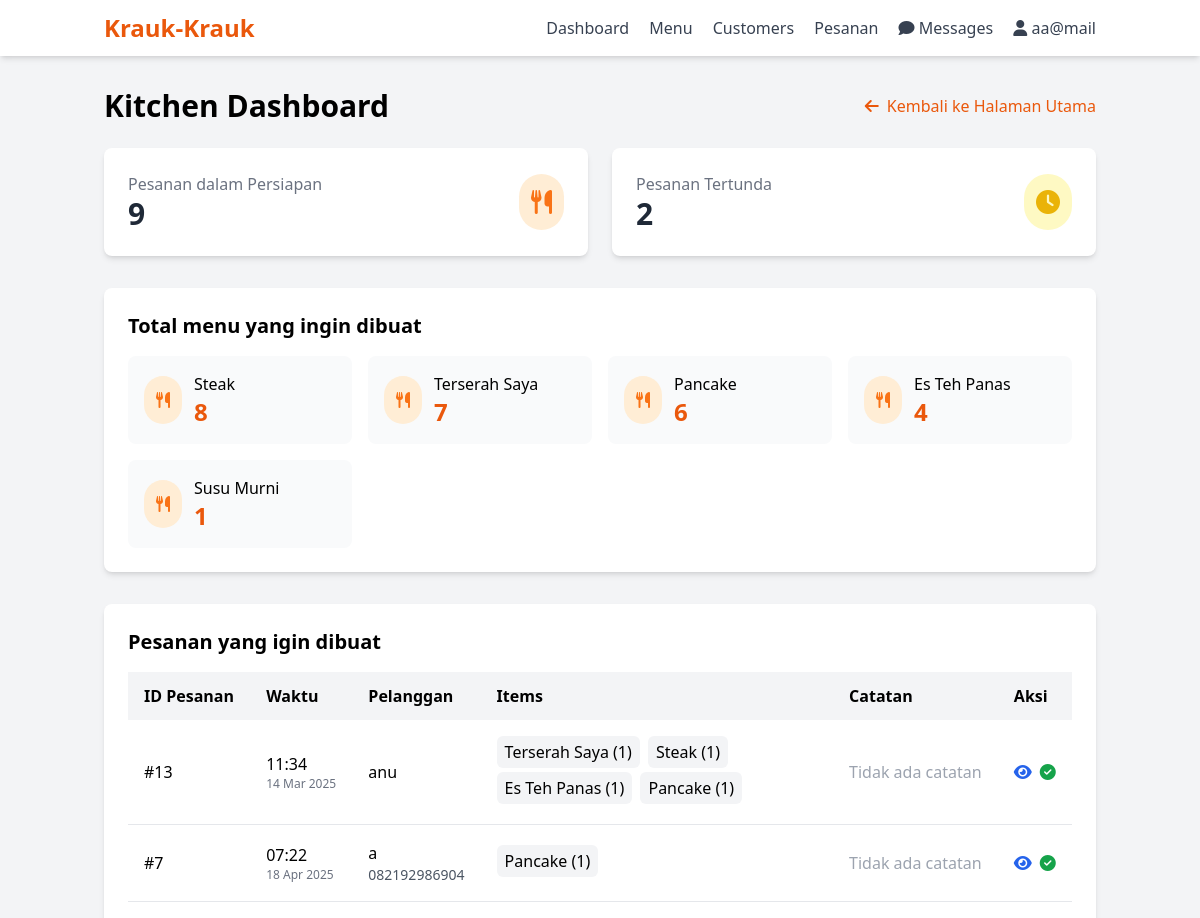
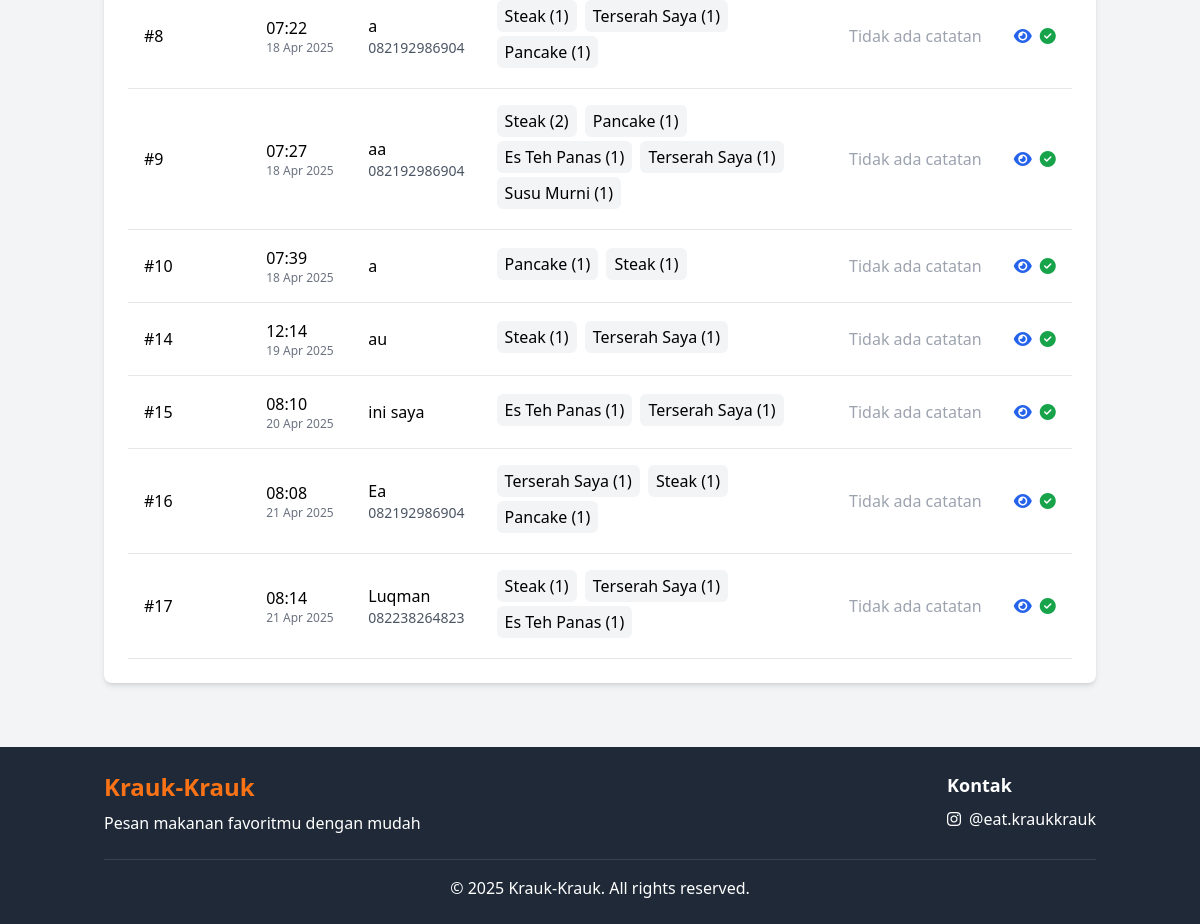
/admin/kitchen_orders.php (signed in), run on the app's committed database (2 pictures, top to bottom).
### tables this page shows
CREATE TABLE `menu` (
  `id` int NOT NULL,
  `nama` varchar(255) NOT NULL,
  `deskripsi` text NOT NULL,
  `gambar` varchar(255) NOT NULL,
  `harga` decimal(10,2) NOT NULL,
  `stok` int NOT NULL DEFAULT '0'
);

CREATE TABLE `pesanan` (
  `id` int NOT NULL,
  `id_customer` int NOT NULL,
  `total_harga` decimal(10,2) NOT NULL,
  `status` enum('Menunggu Konfirmasi','Diterima','Diproses','Diperjalanan','Telah Sampai','Dibatalkan Olen Penjual','Gagal') NOT NULL DEFAULT 'Menunggu Konfirmasi',
  `bukti_pembayaran` varchar(255) DEFAULT NULL,
  `waktu_pemesanan` timestamp NOT NULL DEFAULT CURRENT_TIMESTAMP,
  `nama_pemesan` varchar(100) NOT NULL,
  `alamat_pemesan` text NOT NULL,
  `notes` text,
  `latitude` decimal(10,8) DEFAULT NULL,
  `longitude` decimal(11,8) DEFAULT NULL
);

CREATE TABLE `akun` (
  `id` int NOT NULL,
  `email` varchar(255) NOT NULL,
  `password` varchar(255) NOT NULL,
  `admin_value` tinyint(1) NOT NULL DEFAULT '0',
  `created_at` timestamp NOT NULL DEFAULT CURRENT_TIMESTAMP,
  `no_telp` varchar(20) DEFAULT NULL
);

### admin/kitchen_orders.php (the view, shortened to what this page needs)
<?php
require_once '../includes/header.php';
$stmt = $pdo->prepare("
    SELECT p.*, a.email, a.no_telp,
           GROUP_CONCAT(CONCAT(m.nama, ' (', pd.jumlah, ')') SEPARATOR ', ') as menu_items
    FROM pesanan p
    JOIN akun a ON p.id_customer = a.id
    JOIN pesanan_detail pd ON p.id = pd.id_pesanan
    JOIN menu m ON pd.id_menu = m.id
    WHERE p.status IN ('Diterima','Diproses')
    GROUP BY p.id
    ORDER BY p.waktu_pemesanan ASC
");
$stmt->execute();
$orders = $stmt->fetchAll();
$stmt = $pdo->query("SELECT COUNT(*) as total FROM pesanan WHERE status IN ('Diterima','Diproses')");
$inProcessOrders = $stmt->fetch()['total'];
$stmt = $pdo->query("SELECT COUNT(*) as total FROM pesanan WHERE status = 'Menunggu Konfirmasi'");
$pendingOrders = $stmt->fetch()['total'];
$stmt = $pdo->query("
    SELECT m.id, m.nama, SUM(pd.jumlah) as total_ordered
    FROM pesanan_detail pd
    JOIN menu m ON pd.id_menu = m.id
    JOIN pesanan p ON pd.id_pesanan = p.id
    WHERE p.status IN ('Diterima', 'Diproses')
    GROUP BY m.id, m.nama
    ORDER BY total_ordered DESC
");
$menuTotals = $stmt->fetchAll();
?>
<div class="container mx-auto px-4 py-8">
    <div class="flex justify-between items-center mb-6">
        <h1 class="text-3xl font-bold">Kitchen Dashboard</h1>
        <a href="dashboard.php" class="text-orange-600 hover:underline inline-flex items-center">
            <i class="fas fa-arrow-left mr-2"></i> Kembali ke Halaman Utama
        </a>
    </div>
    <div class="grid grid-cols-1 md:grid-cols-2 gap-6 mb-8">
        <div class="bg-white rounded-lg shadow-md p-6">
            <div class="flex items-center justify-between">
                <div>
                    <h2 class="text-gray-500">Pesanan dalam Persiapan</h2>
                    <p class="text-3xl font-bold text-gray-800"><?= $inProcessOrders ?></p>
                </div>
                <div class="bg-orange-100 p-3 rounded-full">
                    <i class="fas fa-utensils text-2xl text-orange-500"></i>
                </div>
            </div>
        </div>
        <div class="bg-white rounded-lg shadow-md p-6">
            <div class="flex items-center justify-between">
                <div>
                    <h2 class="text-gray-500">Pesanan Tertunda</h2>
                    <p class="text-3xl font-bold text-gray-800"><?= $pendingOrders ?></p>
                </div>
                <div class="bg-yellow-100 p-3 rounded-full">
                    <i class="fas fa-clock text-2xl text-yellow-500"></i>
                </div>
            </div>
        </div>
    </div>
    <div class="bg-white rounded-lg shadow-md p-6 mb-8">
        <h2 class="text-xl font-bold mb-4">Total menu yang ingin dibuat</h2>
        <?php if (empty($menuTotals)): ?>
        <div class="text-center py-8">
            <i class="fas fa-hamburger text-gray-300 text-5xl mb-4"></i>
            <p class="text-gray-500">Tidak ada menu yang ingin dibuat</p>
        </div>
        <?php else: ?>
        <div class="grid grid-cols-2 md:grid-cols-3 lg:grid-cols-4 gap-4">
            <?php foreach ($menuTotals as $item): ?>
            <div class="bg-gray-50 rounded-lg p-4 flex items-center">
                <div class="bg-orange-100 p-3 rounded-full mr-3">
                    <i class="fas fa-utensils text-orange-500"></i>
                </div>
                <div>
                    <h3 class="font-medium"><?= htmlspecialchars($item['nama']) ?></h3>
                    <p class="text-2xl font-bold text-orange-600"><?= $item['total_ordered'] ?></p>
                </div>
            </div>
            <?php endforeach; ?>
        </div>
        <?php endif; ?>
    </div>
    <div class="bg-white rounded-lg shadow-md p-6 mb-8">
        <h2 class="text-xl font-bold mb-4">Pesanan yang igin dibuat</h2>
        <?php if (empty($orders)): ?>
        <div class="text-center py-8">
            <i class="fas fa-utensils text-gray-300 text-5xl mb-4"></i>
            <p class="text-gray-500">Tidak ada pesanan yang ingin dibuat</p>
        </div>
        <?php else: ?>
        <div class="overflow-x-auto">
            <table class="min-w-full">
                <thead>
                    <tr class="bg-gray-100">
                        <th class="py-3 px-4 text-left">ID Pesanan</th>
                        <th class="py-3 px-4 text-left">Waktu</th>
                        <th class="py-3 px-4 text-left">Pelanggan</th>
                        <th class="py-3 px-4 text-left">Items</th>
                        <th class="py-3 px-4 text-left">Catatan</th>
                        <th class="py-3 px-4 text-left">Aksi</th>
                    </tr>
                </thead>
                <tbody>
                    <?php foreach ($orders as $order): ?>
                    <tr class="border-b hover:bg-gray-50">
                        <td class="py-4 px-4 font-medium">#<?= $order['id'] ?></td>
                        <td class="py-4 px-4">
                            <?= date('H:i', strtotime($order['waktu_pemesanan'])) ?>
                            <div class="text-xs text-gray-500">
                                <?= date('d M Y', strtotime($order['waktu_pemesanan'])) ?>
                            </div>
                        </td>
                        <td class="py-4 px-4">
                            <div>
                                <p class="font-medium"><?= htmlspecialchars($order['nama_pemesan'] ?? '') ?></p>
                                <p class="text-sm text-gray-600"><?= htmlspecialchars($order['no_telp'] ?? '') ?></p>
                            </div>
                        </td>
                        <td class="py-4 px-4">
                            <div class="max-w-xs">
                                <?php
                                $items = explode(', ', $order['menu_items'] ?? '');
                                foreach ($items as $item):
                                ?>
                                <div class="mb-1 bg-gray-100 px-2 py-1 rounded-md inline-block mr-1">
                                    <?= htmlspecialchars($item ?? '') ?>
                                </div>
                                <?php endforeach; ?>
                            </div>
                        </td>
                        <td class="py-4 px-4">
                            <?php if (!empty($order['notes'])): ?>
                            <div class="max-w-xs text-sm bg-yellow-50 p-2 rounded-md border border-yellow-200">
                                <?= nl2br(htmlspecialchars($order['notes'] ?? '')) ?>
                            </div>
                            <?php else: ?>
                            <span class="text-gray-400">Tidak ada catatan</span>
                            <?php endif; ?>
                        </td>
                        <td class="py-4 px-4">
                            <div class="flex space-x-2">
                                <a href="order_details.php?id=<?= $order['id'] ?>" class="text-blue-600 hover:text-blue-900">
                                    <i class="fas fa-eye"></i>
                                </a>
                                <form method="POST" class="inline-block">
                                    <button type="submit" name="update_status"
                                            class="text-green-600 hover:text-green-900"
                                            onclick="return confirm('Mark this order as ready for delivery?')">
                                        <i class="fas fa-check-circle"></i>
                                    </button>
                                </form>
                            </div>
                        </td>
                    </tr>
                    <?php endforeach; ?>
                </tbody>
            </table>
        </div>
        <?php endif; ?>
    </div>
</div>
<?php require_once '../includes/footer.php'; ?>

### data on the page
menu: nama "Steak", total_ordered "8"
menu: nama "Terserah Saya", total_ordered "7"
menu: nama "Pancake", total_ordered "6"
menu: nama "Es Teh Panas", total_ordered "4"
menu: nama "Susu Murni", total_ordered "1"
pesanan: id "13", waktu_pemesanan "11:34", waktu_pemesanan "14 Mar 2025", nama_pemesan "anu", item "Terserah Saya (1)", item "Steak (1)", item "Es Teh Panas (1)", item "Pancake (1)", shows "Tidak ada catatan"
pesanan: id "7", waktu_pemesanan "07:22", waktu_pemesanan "18 Apr 2025", nama_pemesan "a", id_customer.no_telp "082192986904", item "Pancake (1)", shows "Tidak ada catatan"
pesanan: id "8", waktu_pemesanan "07:22", waktu_pemesanan "18 Apr 2025", nama_pemesan "a", id_customer.no_telp "082192986904", item "Steak (1)", item "Terserah Saya (1)", item "Pancake (1)", shows "Tidak ada catatan"
pesanan: id "9", waktu_pemesanan "07:27", waktu_pemesanan "18 Apr 2025", nama_pemesan "aa", id_customer.no_telp "082192986904", item "Steak (2)", item "Pancake (1)", item "Es Teh Panas (1)", item "Terserah Saya (1)", item "Susu Murni (1)", shows "Tidak ada catatan"
pesanan: id "10", waktu_pemesanan "07:39", waktu_pemesanan "18 Apr 2025", nama_pemesan "a", item "Pancake (1)", item "Steak (1)", shows "Tidak ada catatan"
pesanan: id "14", waktu_pemesanan "12:14", waktu_pemesanan "19 Apr 2025", nama_pemesan "au", item "Steak (1)", item "Terserah Saya (1)", shows "Tidak ada catatan"
pesanan: id "15", waktu_pemesanan "08:10", waktu_pemesanan "20 Apr 2025", nama_pemesan "ini saya", item "Es Teh Panas (1)", item "Terserah Saya (1)", shows "Tidak ada catatan"
pesanan: id "16", waktu_pemesanan "08:08", waktu_pemesanan "21 Apr 2025", nama_pemesan "Ea", id_customer.no_telp "082192986904", item "Terserah Saya (1)", item "Steak (1)", item "Pancake (1)", shows "Tidak ada catatan"
pesanan: id "17", waktu_pemesanan "08:14", waktu_pemesanan "21 Apr 2025", nama_pemesan "Luqman", id_customer.no_telp "082238264823", item "Steak (1)", item "Terserah Saya (1)", item "Es Teh Panas (1)", shows "Tidak ada catatan"

### other printed values
$_SESSION['email'] "aa@mail"
$inProcessOrders "9"
$pendingOrders "2"
